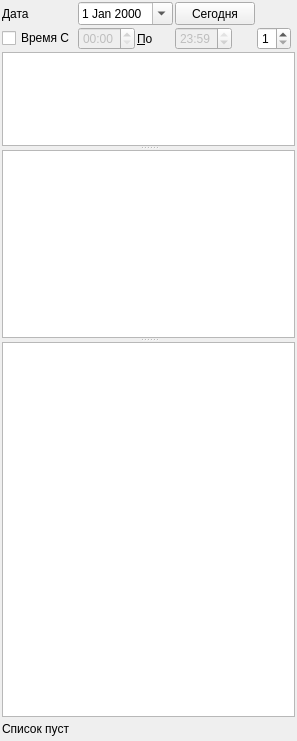
<?xml version="1.0" encoding="UTF-8"?>
<ui version="4.0">
 <class>Form</class>
 <widget class="QWidget" name="Form">
  <property name="geometry">
   <rect>
    <x>0</x>
    <y>0</y>
    <width>284</width>
    <height>741</height>
   </rect>
  </property>
  <property name="windowTitle">
   <string>Form</string>
  </property>
  <layout class="QGridLayout" name="gridLayout">
   <property name="margin">
    <number>2</number>
   </property>
   <property name="spacing">
    <number>2</number>
   </property>
   <item row="0" column="0">
    <widget class="QLabel" name="lblBegDate">
     <property name="text">
      <string>Дата</string>
     </property>
     <property name="buddy">
      <cstring>edtBegDate</cstring>
     </property>
    </widget>
   </item>
   <item row="0" column="1" colspan="2">
    <widget class="CDateEdit" name="edtBegDate">
     <property name="sizePolicy">
      <sizepolicy hsizetype="Maximum" vsizetype="Fixed">
       <horstretch>0</horstretch>
       <verstretch>0</verstretch>
      </sizepolicy>
     </property>
     <property name="calendarPopup">
      <bool>true</bool>
     </property>
    </widget>
   </item>
   <item row="0" column="6">
    <spacer name="horizontalSpacer">
     <property name="orientation">
      <enum>Qt::Horizontal</enum>
     </property>
     <property name="sizeHint" stdset="0">
      <size>
       <width>31</width>
       <height>20</height>
      </size>
     </property>
    </spacer>
   </item>
   <item row="1" column="0">
    <widget class="QCheckBox" name="chkEnableTime">
     <property name="text">
      <string>Время С</string>
     </property>
    </widget>
   </item>
   <item row="1" column="1">
    <widget class="QTimeEdit" name="edtBegTime">
     <property name="enabled">
      <bool>false</bool>
     </property>
     <property name="sizePolicy">
      <sizepolicy hsizetype="Maximum" vsizetype="Fixed">
       <horstretch>0</horstretch>
       <verstretch>0</verstretch>
      </sizepolicy>
     </property>
     <property name="displayFormat">
      <string>HH:mm</string>
     </property>
     <property name="calendarPopup">
      <bool>false</bool>
     </property>
     <property name="time">
      <time>
       <hour>0</hour>
       <minute>0</minute>
       <second>0</second>
      </time>
     </property>
    </widget>
   </item>
   <item row="1" column="2">
    <widget class="QLabel" name="lblEndTime">
     <property name="text">
      <string>&amp;По</string>
     </property>
     <property name="buddy">
      <cstring>edtEndTime</cstring>
     </property>
    </widget>
   </item>
   <item row="1" column="3">
    <widget class="QTimeEdit" name="edtEndTime">
     <property name="enabled">
      <bool>false</bool>
     </property>
     <property name="sizePolicy">
      <sizepolicy hsizetype="Maximum" vsizetype="Fixed">
       <horstretch>0</horstretch>
       <verstretch>0</verstretch>
      </sizepolicy>
     </property>
     <property name="displayFormat">
      <string>HH:mm</string>
     </property>
     <property name="time">
      <time>
       <hour>23</hour>
       <minute>59</minute>
       <second>0</second>
      </time>
     </property>
    </widget>
   </item>
   <item row="1" column="5" colspan="2">
    <spacer name="horizontalSpacer_2">
     <property name="orientation">
      <enum>Qt::Horizontal</enum>
     </property>
     <property name="sizeHint" stdset="0">
      <size>
       <width>74</width>
       <height>20</height>
      </size>
     </property>
    </spacer>
   </item>
   <item row="2" column="0" colspan="7">
    <widget class="QWidget" name="grpBox" native="true">
     <layout class="QVBoxLayout" name="verticalLayout">
      <property name="spacing">
       <number>0</number>
      </property>
      <property name="margin">
       <number>0</number>
      </property>
      <item>
       <widget class="QSplitter" name="splitter">
        <property name="lineWidth">
         <number>1</number>
        </property>
        <property name="midLineWidth">
         <number>0</number>
        </property>
        <property name="orientation">
         <enum>Qt::Vertical</enum>
        </property>
        <property name="opaqueResize">
         <bool>true</bool>
        </property>
        <property name="childrenCollapsible">
         <bool>false</bool>
        </property>
        <widget class="CTreeView" name="treeOrgStructure">
         <property name="sizePolicy">
          <sizepolicy hsizetype="Expanding" vsizetype="Expanding">
           <horstretch>0</horstretch>
           <verstretch>1</verstretch>
          </sizepolicy>
         </property>
        </widget>
        <widget class="CTreeView" name="treeOrgPersonnel">
         <property name="sizePolicy">
          <sizepolicy hsizetype="Expanding" vsizetype="Expanding">
           <horstretch>0</horstretch>
           <verstretch>2</verstretch>
          </sizepolicy>
         </property>
        </widget>
        <widget class="CFreeQueueTableView" name="tblAmbQueue">
         <property name="sizePolicy">
          <sizepolicy hsizetype="Expanding" vsizetype="Expanding">
           <horstretch>0</horstretch>
           <verstretch>4</verstretch>
          </sizepolicy>
         </property>
        </widget>
       </widget>
      </item>
     </layout>
    </widget>
   </item>
   <item row="3" column="0" colspan="3">
    <widget class="QLabel" name="lblQueueItemsCount">
     <property name="sizePolicy">
      <sizepolicy hsizetype="Preferred" vsizetype="Fixed">
       <horstretch>0</horstretch>
       <verstretch>0</verstretch>
      </sizepolicy>
     </property>
     <property name="text">
      <string>Список пуст</string>
     </property>
     <property name="scaledContents">
      <bool>false</bool>
     </property>
    </widget>
   </item>
   <item row="0" column="3">
    <widget class="QPushButton" name="btnSetToday">
     <property name="sizePolicy">
      <sizepolicy hsizetype="Minimum" vsizetype="Ignored">
       <horstretch>0</horstretch>
       <verstretch>0</verstretch>
      </sizepolicy>
     </property>
     <property name="text">
      <string>Сегодня</string>
     </property>
     <property name="flat">
      <bool>false</bool>
     </property>
    </widget>
   </item>
   <item row="3" column="3">
    <widget class="QLabel" name="lblReservedOrder">
     <property name="font">
      <font>
       <weight>75</weight>
       <bold>true</bold>
      </font>
     </property>
     <property name="styleSheet">
      <string notr="true">color: rgb(255, 0, 0);</string>
     </property>
     <property name="text">
      <string/>
     </property>
    </widget>
   </item>
   <item row="3" column="6">
    <spacer name="horizontalSpacer_3">
     <property name="orientation">
      <enum>Qt::Horizontal</enum>
     </property>
     <property name="sizeHint" stdset="0">
      <size>
       <width>40</width>
       <height>20</height>
      </size>
     </property>
    </spacer>
   </item>
   <item row="1" column="4">
    <widget class="QSpinBox" name="edtCountTickets">
     <property name="minimum">
      <number>1</number>
     </property>
     <property name="maximum">
      <number>9</number>
     </property>
    </widget>
   </item>
   <item row="0" column="4">
    <spacer name="horizontalSpacer_4">
     <property name="orientation">
      <enum>Qt::Horizontal</enum>
     </property>
     <property name="sizeHint" stdset="0">
      <size>
       <width>40</width>
       <height>20</height>
      </size>
     </property>
    </spacer>
   </item>
  </layout>
 </widget>
 <customwidgets>
  <customwidget>
   <class>CFreeQueueTableView</class>
   <extends>QTableView</extends>
   <header>FreeQueueTableView.h</header>
  </customwidget>
  <customwidget>
   <class>CTreeView</class>
   <extends>QTreeView</extends>
   <header>library/TreeView.h</header>
  </customwidget>
  <customwidget>
   <class>CDateEdit</class>
   <extends>QDateEdit</extends>
   <header>library/DateEdit</header>
  </customwidget>
 </customwidgets>
 <tabstops>
  <tabstop>edtBegDate</tabstop>
  <tabstop>chkEnableTime</tabstop>
  <tabstop>edtBegTime</tabstop>
  <tabstop>edtEndTime</tabstop>
  <tabstop>treeOrgStructure</tabstop>
  <tabstop>treeOrgPersonnel</tabstop>
  <tabstop>tblAmbQueue</tabstop>
 </tabstops>
 <resources/>
 <connections>
  <connection>
   <sender>chkEnableTime</sender>
   <signal>clicked(bool)</signal>
   <receiver>edtBegTime</receiver>
   <slot>setEnabled(bool)</slot>
   <hints>
    <hint type="sourcelabel">
     <x>36</x>
     <y>28</y>
    </hint>
    <hint type="destinationlabel">
     <x>114</x>
     <y>25</y>
    </hint>
   </hints>
  </connection>
  <connection>
   <sender>chkEnableTime</sender>
   <signal>clicked(bool)</signal>
   <receiver>edtEndTime</receiver>
   <slot>setEnabled(bool)</slot>
   <hints>
    <hint type="sourcelabel">
     <x>51</x>
     <y>44</y>
    </hint>
    <hint type="destinationlabel">
     <x>202</x>
     <y>44</y>
    </hint>
   </hints>
  </connection>
 </connections>
</ui>
